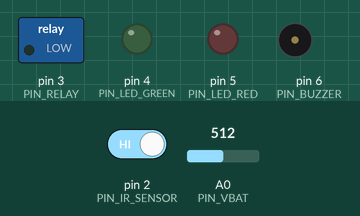
This sketch was run on a simulated Arduino Uno, built with avr-gcc and run on an emulated ATmega328P. On the bench: switched loads named in the sketch (green lamp = pin HIGH), output pins drawn as LEDs (lit = HIGH), buzzer (waves = sounding, pin HIGH). Inputs (shaded band) come from the test bench; at power-on: A0 (PIN_VBAT) = 512, pin 2 (PIN_IR_SENSOR) HIGH. What the sketch prints to the serial monitor is not drawn.

Above: at 2.5 s.
2.6 s: A0 (PIN_VBAT) set to 243
6.5 s: A0 (PIN_VBAT) set to 211
At 10.9 s:
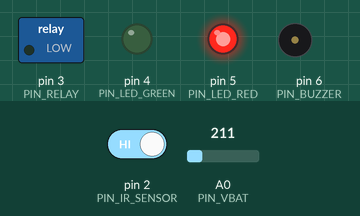
16.8 s: pin 2 (PIN_IR_SENSOR) driven LOW
At 17.4 s:
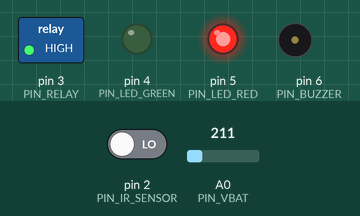
21.1 s: A0 (PIN_VBAT) set to 306
At 26.9 s:
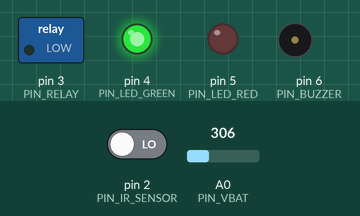
29.5 s: A0 (PIN_VBAT) set to 122
At 30.19 s:
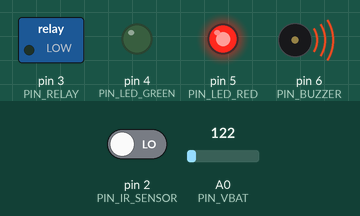
Timing chart, 0 to 39.6 s (numbered marks = the images above; inputs shaded):
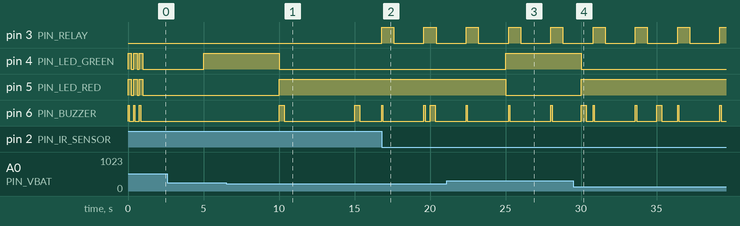

The sketch:

solar_sanitizer.ino
```cpp
/*
 * ============================================================
 *   PROJECT  : Solar-Powered Automatic Sanitizer Dispenser
 *   FILE     : solar_sanitizer.ino
 *   BOARD    : Arduino Uno / Nano
 *   VERSION  : 1.0
 *   AUTHOR   : solar-sanitizer-dispenser
 *   REPO     : github.com/YOUR_USERNAME/solar-sanitizer-dispenser
 * ============================================================
 *
 *  DESCRIPTION:
 *    Touchless sanitizer dispenser powered entirely by a solar
 *    panel + Li-ion battery. An IR sensor detects a hand,
 *    triggers a relay to run the pump for a fixed dose, then
 *    enters a cooldown period before accepting the next hand.
 *    Battery voltage is monitored via a resistor divider and
 *    reported on status LEDs + Serial console.
 *
 *  PIN MAPPING:
 *  ┌──────────────────────────────────────────────────────┐
 *  │ Arduino Pin │ Connected To          │ Direction      │
 *  ├─────────────┼───────────────────────┼────────────────┤
 *  │ D2          │ IR Sensor OUT         │ INPUT          │
 *  │ D3          │ Relay IN              │ OUTPUT         │
 *  │ D4          │ Green LED (solar OK)  │ OUTPUT         │
 *  │ D5          │ Red LED (low battery) │ OUTPUT         │
 *  │ D6          │ Buzzer                │ OUTPUT         │
 *  │ A0          │ Voltage divider node  │ ANALOG INPUT   │
 *  └─────────────┴───────────────────────┴────────────────┘
 *
 *  POWER PATH:
 *    Solar Panel (6V/3W)
 *      → TP4056 Charger Module
 *        → 18650 Li-ion Battery (3.7V 3000mAh)
 *          → MT3608 Boost Converter (5V output)
 *            → Arduino + Relay + Pump
 *
 *  VOLTAGE DIVIDER (battery monitor on A0):
 *    BAT+ ─── R1(10kΩ) ─── A0 ─── R2(4.7kΩ) ─── GND
 *    V_bat = analogRead(A0) * (5.0/1023.0) * ((R1+R2)/R2)
 *
 *  WIRING NOTES:
 *    IR sensor : VCC→5V, GND→GND, OUT→D2 (active LOW output)
 *    Relay     : VCC→5V, GND→GND, IN→D3
 *                COM→battery+, NO→pump+, pump– →GND
 *    LEDs      : 330Ω series resistor on each anode
 *    Buzzer    : positive→D6, negative→GND
 * ============================================================
 */

// ── Pin Definitions ─────────────────────────────────────────
#define PIN_IR_SENSOR    2    // IR sensor output  (active LOW)
#define PIN_RELAY        3    // Relay coil drive  (HIGH = pump ON)
#define PIN_LED_GREEN    4    // Green LED         (solar / battery OK)
#define PIN_LED_RED      5    // Red LED           (low battery warning)
#define PIN_BUZZER       6    // Piezo buzzer
#define PIN_VBAT         A0   // Battery voltage via resistor divider

// ── Timing Constants ────────────────────────────────────────
const unsigned long PUMP_ON_MS          = 800;   // pump ON duration per dose (ms)
const unsigned long COOLDOWN_MS         = 2000;  // wait before next dispense (ms)
const unsigned long BATT_CHECK_INTERVAL = 5000;  // battery check interval (ms)

// ── Battery / Resistor Constants ────────────────────────────
const float R1_KOHM  = 10.0;  // voltage divider top resistor (kΩ)
const float R2_KOHM  =  4.7;  // voltage divider bottom resistor (kΩ)
const float VREF     =  5.0;  // Arduino ADC reference voltage
const float VBAT_LOW =  3.5;  // warn threshold (V)
const float VBAT_FULL = 4.2;  // fully charged voltage (V)

// ── State Machine ───────────────────────────────────────────
enum State { IDLE, PUMPING, COOLDOWN };
State currentState = IDLE;

unsigned long stateEnteredAt = 0;
unsigned long lastBattCheck  = 0;
unsigned int  totalDispenses = 0;

// ════════════════════════════════════════════════════════════
void setup() {
  Serial.begin(9600);

  pinMode(PIN_IR_SENSOR, INPUT);
  pinMode(PIN_RELAY,     OUTPUT);
  pinMode(PIN_LED_GREEN, OUTPUT);
  pinMode(PIN_LED_RED,   OUTPUT);
  pinMode(PIN_BUZZER,    OUTPUT);

  // Safe startup state
  digitalWrite(PIN_RELAY,     LOW);
  digitalWrite(PIN_LED_GREEN, LOW);
  digitalWrite(PIN_LED_RED,   LOW);

  bootSequence();

  Serial.println(F("================================================"));
  Serial.println(F("  ☀️  Solar Sanitizer Dispenser  |  v1.0 Ready"));
  Serial.println(F("  github.com/YOUR_USERNAME/solar-sanitizer-dispenser"));
  Serial.println(F("================================================"));
  Serial.println(F("  [IDLE] Waiting for hand detection..."));
}

// ════════════════════════════════════════════════════════════
void loop() {
  unsigned long now = millis();

  // ── 1. Non-blocking state transitions ─────────────────
  switch (currentState) {

    case PUMPING:
      if (now - stateEnteredAt >= PUMP_ON_MS) {
        stopPump();
        enterCooldown(now);
      }
      break;

    case COOLDOWN:
      if (now - stateEnteredAt >= COOLDOWN_MS) {
        enterIdle();
      }
      break;

    case IDLE:
      // sensor check handled below
      break;
  }

  // ── 2. IR hand detection (only when IDLE) ─────────────
  if (currentState == IDLE) {
    if (digitalRead(PIN_IR_SENSOR) == LOW) {   // active LOW
      startPump(now);
    }
  }

  // ── 3. Periodic battery voltage check ─────────────────
  if (now - lastBattCheck >= BATT_CHECK_INTERVAL) {
    lastBattCheck = now;
    float vbat = readBatteryVoltage();
    updateBatteryLEDs(vbat);
    printBatteryStatus(vbat);
  }
}

// ════════════════════════════════════════════════════════════
//  STATE HELPERS
// ════════════════════════════════════════════════════════════

void startPump(unsigned long now) {
  totalDispenses++;
  digitalWrite(PIN_RELAY, HIGH);
  currentState   = PUMPING;
  stateEnteredAt = now;
  shortBeep();
  Serial.print(F("[PUMP ON ] Dispensing dose #"));
  Serial.println(totalDispenses);
}

void stopPump() {
  digitalWrite(PIN_RELAY, LOW);
  Serial.println(F("[PUMP OFF] Dose complete."));
}

void enterCooldown(unsigned long now) {
  currentState   = COOLDOWN;
  stateEnteredAt = now;
  Serial.println(F("[COOLDOWN] 2s wait..."));
}

void enterIdle() {
  currentState = IDLE;
  Serial.println(F("[IDLE    ] Ready for next hand."));
}

// ════════════════════════════════════════════════════════════
//  BATTERY MONITORING
// ════════════════════════════════════════════════════════════

float readBatteryVoltage() {
  int   raw  = analogRead(PIN_VBAT);
  float vadc = raw * (VREF / 1023.0);
  return vadc * ((R1_KOHM + R2_KOHM) / R2_KOHM);
}

void updateBatteryLEDs(float vbat) {
  if (vbat >= VBAT_LOW) {
    digitalWrite(PIN_LED_GREEN, HIGH);
    digitalWrite(PIN_LED_RED,   LOW);
  } else {
    digitalWrite(PIN_LED_GREEN, LOW);
    digitalWrite(PIN_LED_RED,   HIGH);
    longBeep();
  }
}

void printBatteryStatus(float vbat) {
  int pct = constrain(
    (int)(((vbat - 3.0f) / (VBAT_FULL - 3.0f)) * 100.0f), 0, 100);
  Serial.print(F("[BATTERY ] "));
  Serial.print(vbat, 2);
  Serial.print(F("V | "));
  Serial.print(pct);
  Serial.print(F("% | Dispenses today: "));
  Serial.println(totalDispenses);
  if (vbat < VBAT_LOW)
    Serial.println(F("[WARNING ] Low battery — place panel in sunlight!"));
}

// ════════════════════════════════════════════════════════════
//  BUZZER
// ════════════════════════════════════════════════════════════

void shortBeep() {
  digitalWrite(PIN_BUZZER, HIGH);
  delay(80);
  digitalWrite(PIN_BUZZER, LOW);
}

void longBeep() {
  digitalWrite(PIN_BUZZER, HIGH);
  delay(350);
  digitalWrite(PIN_BUZZER, LOW);
}

// ════════════════════════════════════════════════════════════
//  BOOT SEQUENCE  (3x blink on power-on)
// ════════════════════════════════════════════════════════════

void bootSequence() {
  for (int i = 0; i < 3; i++) {
    digitalWrite(PIN_LED_GREEN, HIGH);
    digitalWrite(PIN_LED_RED,   HIGH);
    shortBeep();
    delay(150);
    digitalWrite(PIN_LED_GREEN, LOW);
    digitalWrite(PIN_LED_RED,   LOW);
    delay(150);
  }
}
```

Measured:
- the behaviour switches between 229 and 228 on A0 (PIN_VBAT) (found by bisection; images 0 and 1)
- after the input at 6.5 s, pin 4 (PIN_LED_GREEN): HIGH → LOW after 3.5 s; pin 5 (PIN_LED_RED): LOW → HIGH after 3.5 s; pin 6 (PIN_BUZZER): alternates HIGH for 0.35 s and LOW for 4.7 s, starting after 3.5 s
- after the input at 16.8 s, pin 3 (PIN_RELAY): alternates HIGH for 0.80 s and LOW for 2.0 s, starting at once
- after the input at 21.1 s, pin 4 (PIN_LED_GREEN): LOW → HIGH after 3.9 s; pin 5 (PIN_LED_RED): HIGH → LOW after 3.9 s
- after the input at 29.5 s, pin 4 (PIN_LED_GREEN): HIGH → LOW after 0.50 s; pin 5 (PIN_LED_RED): LOW → HIGH after 0.50 s
